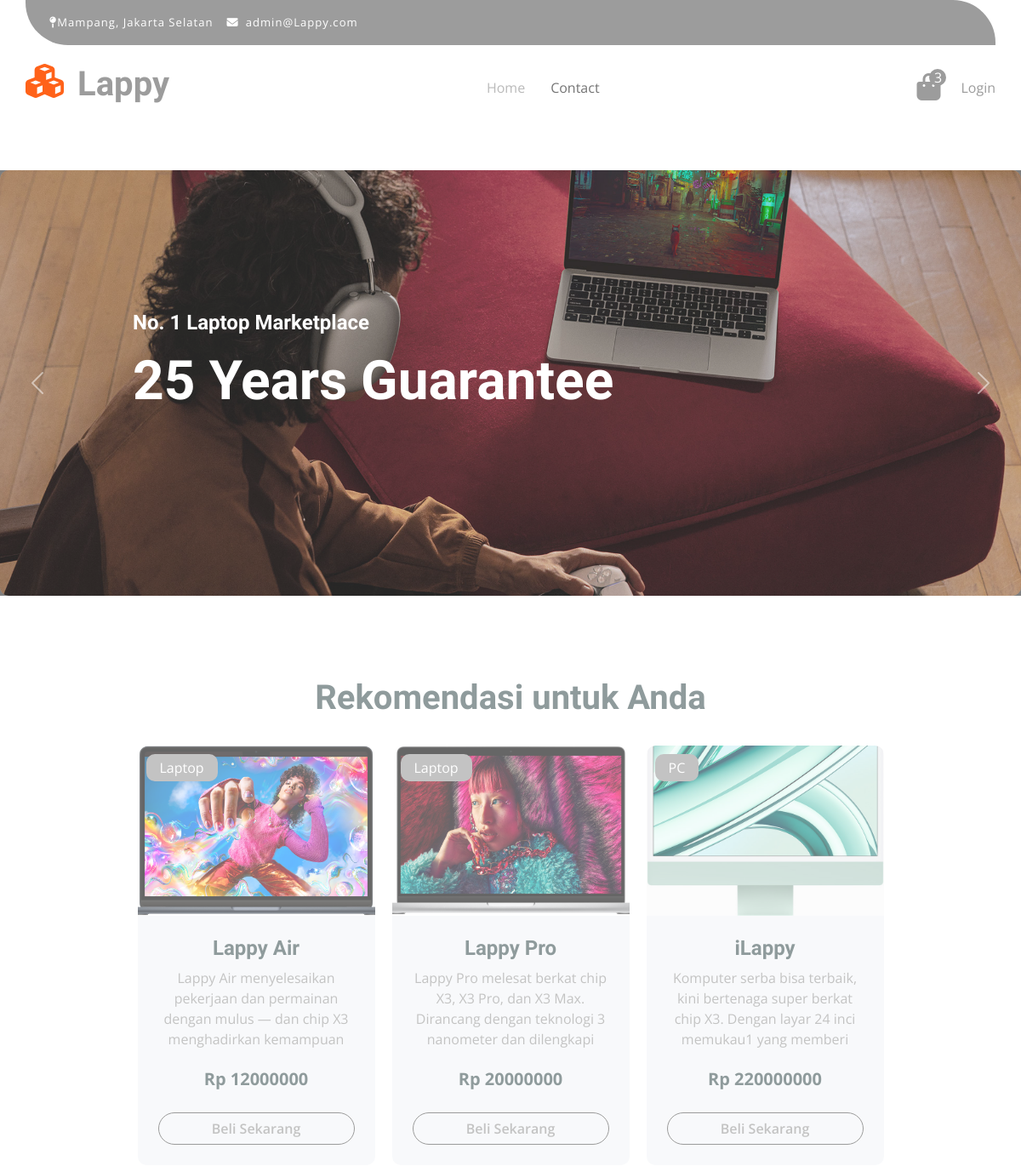
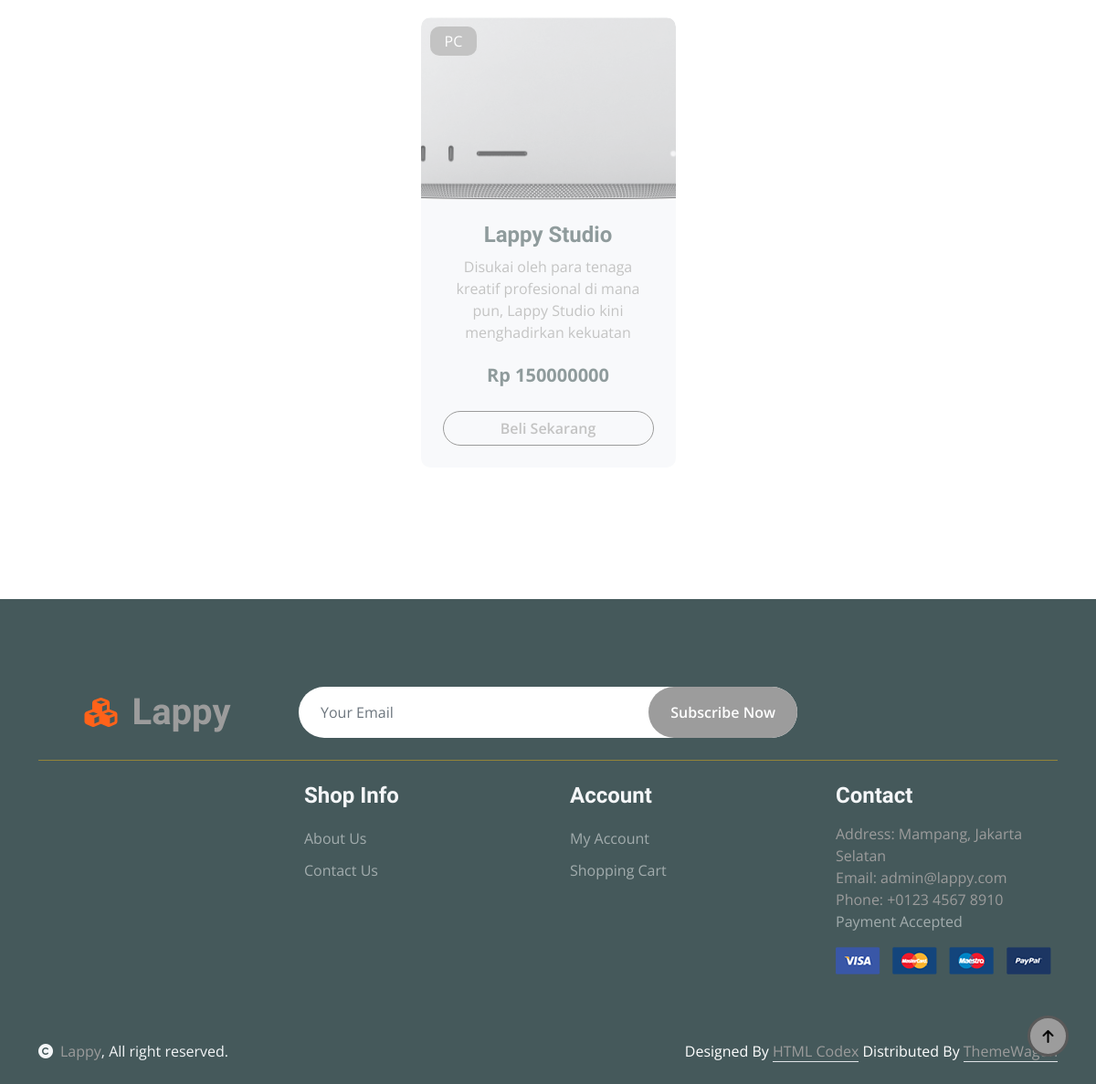
The page / on the database its author committed (2 pictures, top to bottom).
### lappy_app/models.py (models this page shows)
class Products (models.Model):
    product_name = models.CharField(max_length=200)
    product_description = models.TextField()
    supplier_id = models.IntegerField()
    category_id = models.CharField(max_length=20)
    unit = models.CharField(max_length=200)
    price = models.IntegerField()
    photo = models.ImageField(upload_to='images', blank=True, null=True)
    def image_tag(self):
        return mark_safe('<img src="%s" width="100px" height="100px" />'%(self.photo.url))
    image_tag.short_description = 'Image'

### lappy_app/views.py (the view)
# urls.py: path('', landing, name='landing'),
def landing(request, category=None):
    context ={}
    if category == None:
        context["products"] = Products.objects.all()
        context["categories"] = Categories.objects.all()
        return render(request, "index.html", context)
    else:
        context["products"] = Products.objects.filter(category_id = category)
        context["categories"] = Categories.objects.all()
        return render(request, "index.html", context)

### lappy_app/templates/index.html
{% include "components/header.html" %}
{% include "components/navbar.html" %}
{% include "components/carousel.html" %}
{% include "components/product_catalog.html" %}
{% include "components/footer.html" %}

### lappy_app/templates/components/product_catalog.html (shortened to what this page needs)
{% load static %}
        <div class="container-fluid fruite py-5" style="opacity: .6;">
            <div class="container py-5">
                <div class="tab-class text-center">
                    <div class="d-flex">
                        <div class="w-100 text-center mb-4">
                            <h1>Rekomendasi untuk Anda</h1>
                        </div>
                    </div>
                    <div class="tab-content">
                        <div id="tab-1" class="tab-pane fade show p-0 active">
                            <div class="d-flex justify-content-center flex-wrap align-items-center" style="gap: 20px;">
                                {% for product in products %}
                                <div class="col-md-6 col-lg-4 col-xl-3">
                                    <div class="rounded position-relative fruite-item">
                                        <a href="{% url 'detail' id=product.pk %}">
                                            <div class="fruite-img">
                                                <img src="{{product.photo.url}}" class="img-fluid w-100 rounded-top object-fit-cover" style="width: 300px; height: 200px; object-fit: cover;" alt="">
                                            </div>
                                        </a>
                                        <div class="text-white bg-secondary px-3 py-1 rounded position-absolute" style="top: 10px; left: 10px;">{{product.category_id}}</div>
                                        <div class="p-4 bg-light border-top-0 rounded-bottom">
                                            <a href="{% url 'detail' id=product.pk %}">
                                                <h4>{{product.product_name}}</h4>
                                                <p style="height: 100px; overflow: auto;">{{product.product_description}}</p>
                                            </a>
                                            <div class="d-flex flex-column justify-content-between flex-lg-wrap">
                                                <p class="text-dark fs-5 fw-bold mb-4">Rp {{ product.price }}</p>
                                                <a href="#" class="btn border border-secondary rounded-pill px-3 text-primary">
                                                    Beli Sekarang
                                                </a>
                                            </div>
                                        </div>
                                    </div>
                                </div>
                                {% endfor %}
                            </div>
                        </div>
                    </div>
                </div>
            </div>
        </div>

### lappy_app/static/css/style.css (style rules this page uses)
.btn { font-weight: 600; transition: .5s; }
.btn.border-secondary { transition: 0.5s; }
.fruite .fruite-item { height: 100%; transition: 0.5s; }
.fruite .fruite-item .fruite-img { overflow: hidden; transition: 0.5s; border-radius: 10px 10px 0 0; }
.fruite .fruite-item .fruite-img img { transition: 0.5s; }

### rows shown on the page
Products: photo (picture), category_id "Laptop", product_name "Lappy Air", product_description "Lappy Air menyelesaikan pekerjaan dan permainan dengan mulus — dan chip X3 menghadirkan kemampuan…", price "12000000"
Products: photo (picture), category_id "Laptop", product_name "Lappy Pro", product_description "Lappy Pro melesat berkat chip X3, X3 Pro, dan X3 Max. Dirancang dengan teknologi 3 nanometer dan dilengkapi…", price "20000000"
Products: photo (picture), category_id "PC", product_name "iLappy", product_description "Komputer serba bisa terbaik, kini bertenaga super berkat chip X3. Dengan layar 24 inci memukau1 yang memberi…", price "220000000"
Products: photo (picture), category_id "PC", product_name "Lappy Studio", product_description "Disukai oleh para tenaga kreatif profesional di mana pun, Lappy Studio kini menghadirkan kekuatan…", price "150000000"
